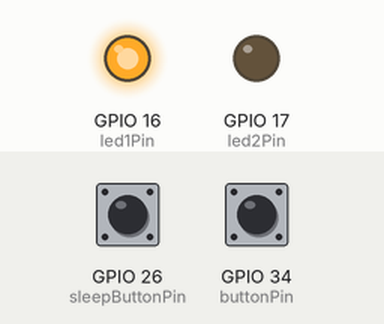
Simulated run of this sketch. Board: ESP32. On the bench: output pins drawn as LEDs (lit = HIGH). Inputs (shaded band) come from the test bench; at power-on: GPIO 34 (buttonPin) HIGH, GPIO 26 (sleepButtonPin) HIGH. What the sketch prints to the serial monitor is not drawn. At 11.3 s the program puts the board to deep sleep or switches it off; the recording ends there.

Above: at 2.2 s.
2.3 s: GPIO 34 (buttonPin) pulled LOW for 0.15 s
At 2.4 s:
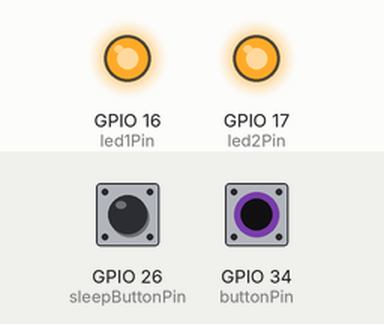
4.0 s: GPIO 34 (buttonPin) pulled LOW for 1 s
At 4.5 s:
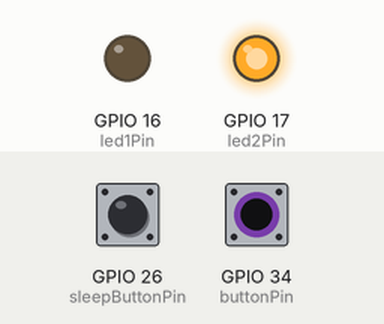
6.5 s: GPIO 34 (buttonPin) pulled LOW for 3.2 s
At 9.87 s:
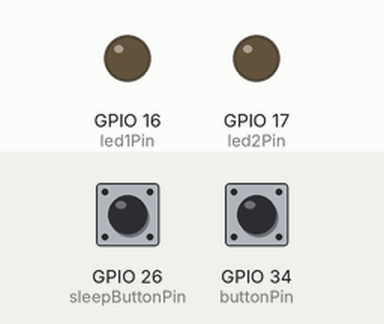
11.2 s: GPIO 26 (sleepButtonPin) pulled LOW for 0.15 s
Timing chart, 0 to 11.3 s (numbered marks = the images above; inputs shaded):
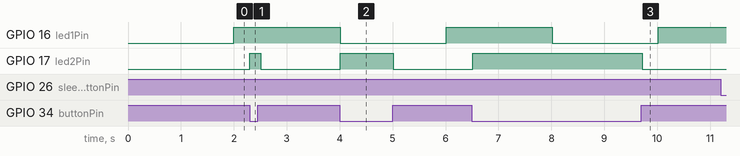

Measured:
- after the input at 2.3 s, GPIO 17 (led2Pin): LOW → HIGH at once, → LOW 0.20 s later
- after the input at 4.0 s, GPIO 17 (led2Pin): LOW → HIGH at once, → LOW 1.0 s later
- after the input at 6.5 s, GPIO 17 (led2Pin): LOW → HIGH at once, → LOW 3.2 s later
- after the input at 11.2 s, every drawn part: stays the same

The sketch:

HW2_P3_Tasks_SleepButton_TimerWake.ino
```cpp
#define TIME_TO_SLEEP 15   // wake up 15 seconds after entering deep sleep
RTC_DATA_ATTR int bootCount = 0;

// set pin numbers
const int buttonPin = 34;      // the push button pin (SW)
const int sleepButtonPin = 26; // the deep-sleep button pin (SW1)
const int led1Pin = 16;        // the LED1 pin
const int led2Pin = 17;        // the LED2 pin

// variable for storing the pushbutton status
int buttonState = LOW;
int led1State = LOW;
int led2State = LOW;
unsigned long previousMillis = 0;
const long interval = 2000; // 2 second

// Set by the SW1 interrupt; acted on in loop(). Keeping the handler this small
// follows the taught approach of a minimal interrupt function (Example 2).
volatile bool sleepRequested = false;

void requestSleep() {
  sleepRequested = true;
}

void TimerLED(void * parameter){
  for (;;) {
    Serial.print("TimerLED() running on core ");
    Serial.println(xPortGetCoreID());
    delay(100);
    unsigned long currentMillis = millis();
    if (currentMillis - previousMillis >= interval) {
      // save the last time you blinked the LED
      previousMillis = currentMillis;
      if (led1State == LOW) {
        led1State = HIGH;
      } else {
        led1State = LOW;
      }
    }
    digitalWrite(led1Pin, led1State);
  }
  vTaskDelete(NULL);
}

void SwitchLED(void * parameter) {
  for (;;) {
    Serial.print("SwitchLED() running on core ");
    Serial.println(xPortGetCoreID());
    delay(100);
    buttonState = digitalRead(buttonPin);
    if (buttonState == LOW) { // Press the switch
      digitalWrite(led2Pin, HIGH); // LED2 on
    } else {
      digitalWrite(led2Pin, LOW); // LED2 off
    }
  }
  vTaskDelete(NULL);
}

void setup() {
  Serial.begin(115200);
  delay(1000); //Take some time to open up the Serial Monitor
  ++bootCount;
  Serial.println("Boot number: " + String(bootCount));

  pinMode(buttonPin, INPUT);
  pinMode(sleepButtonPin, INPUT);
  pinMode(led1Pin, OUTPUT);
  pinMode(led2Pin, OUTPUT);

  // (New) pressing SW1 requests deep sleep, via a pin-change interrupt
  attachInterrupt(digitalPinToInterrupt(sleepButtonPin), requestSleep, FALLING);

  // (New) declare the timer wake up, before going to deep sleep
  esp_sleep_enable_timer_wakeup(TIME_TO_SLEEP*1000000);

  // Declare the tasks and assign the cores.
  xTaskCreatePinnedToCore(TimerLED, "TimerLED", 1024, NULL, 1, NULL, 0);
  xTaskCreatePinnedToCore(SwitchLED, "SwitchLED", 1024, NULL, 1, NULL, 1);
}

void loop() {
  if (sleepRequested) {
    Serial.println("SW1 pressed ... Now, in the deep sleep mode.");
    delay(100); // let the serial output leave the buffer before the CPU powers down
    esp_deep_sleep_start();
  }
}
```
